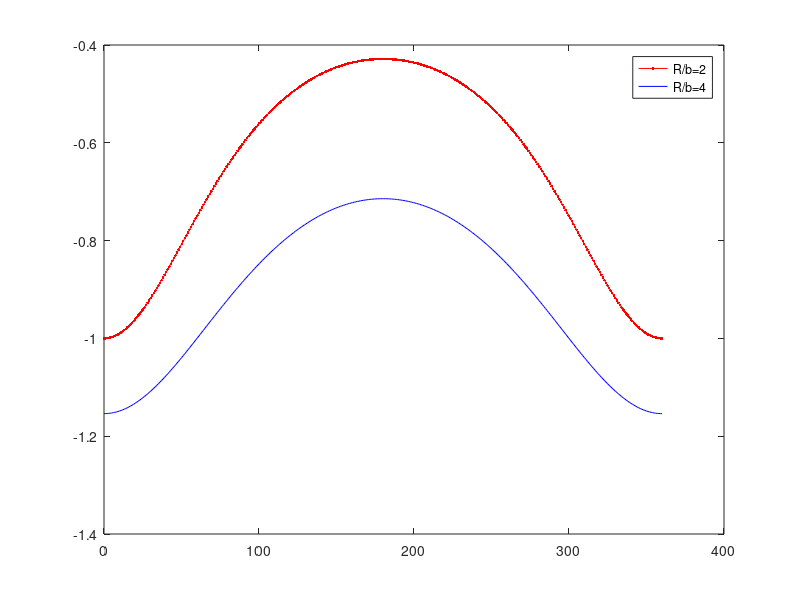

This figure's MATLAB source: (Note: this script raises an error after producing the figure.)
%em1hw2_7
close all;clear;clc;
t=1;
r=1;
b=1;
k=[2,4];
phi=linspace(0,2*pi,360);
angle=phi*(180./pi);
for curve=1:2
    switch curve
        case 1
            char='.-r';
        case 2
            char='-b';
    end
  a=b./k(curve);
  R=(b.^2)./a;
  sigma=0;
  sigma=(t./(4*pi))*((2*b-R*cos(phi))./(R.^2+b.^2-R.*b.*cos(phi))-(2*b-a*cos(phi))./(a.^2+b.^2-a.*b.*cos(phi)));
  sigma=sigma./(t./(2.*pi.*b));
  Fig=plot(angle,sigma,char);hold on;
end
legend('R/b=2','R/b=4');
plotfinishier('Problem 2.11c','angle(degrees)','sigma (Tau/(2*pi*b))',Fig);